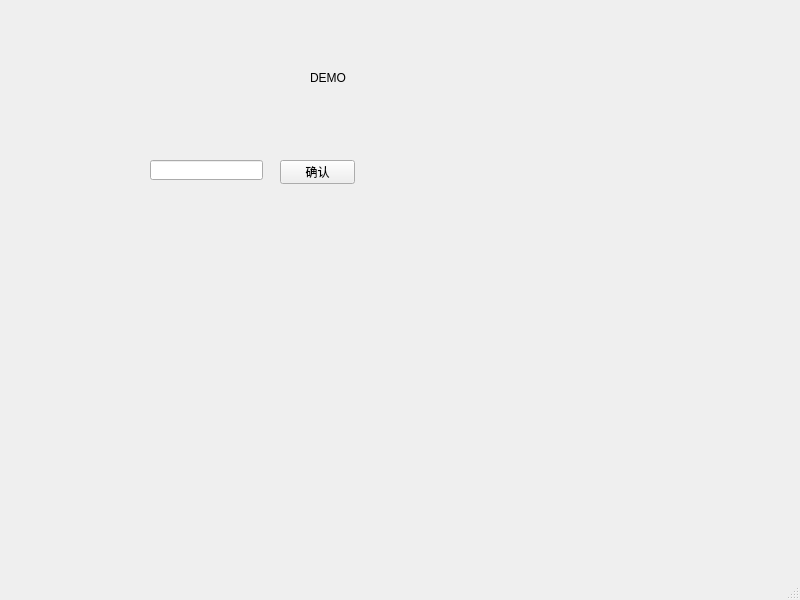
<?xml version="1.0" encoding="UTF-8"?>
<ui version="4.0">
 <class>MainWindow</class>
 <widget class="QMainWindow" name="MainWindow">
  <property name="geometry">
   <rect>
    <x>0</x>
    <y>0</y>
    <width>800</width>
    <height>600</height>
   </rect>
  </property>
  <property name="windowTitle">
   <string>MainWindow</string>
  </property>
  <widget class="QWidget" name="centralwidget">
   <widget class="QLineEdit" name="lineEdit">
    <property name="geometry">
     <rect>
      <x>150</x>
      <y>160</y>
      <width>113</width>
      <height>20</height>
     </rect>
    </property>
   </widget>
   <widget class="QLabel" name="label">
    <property name="geometry">
     <rect>
      <x>310</x>
      <y>70</y>
      <width>54</width>
      <height>16</height>
     </rect>
    </property>
    <property name="text">
     <string>DEMO</string>
    </property>
   </widget>
   <widget class="QPushButton" name="pushButton">
    <property name="geometry">
     <rect>
      <x>280</x>
      <y>160</y>
      <width>75</width>
      <height>24</height>
     </rect>
    </property>
    <property name="text">
     <string>确认</string>
    </property>
   </widget>
  </widget>
  <widget class="QMenuBar" name="menubar">
   <property name="geometry">
    <rect>
     <x>0</x>
     <y>0</y>
     <width>800</width>
     <height>22</height>
    </rect>
   </property>
  </widget>
  <widget class="QStatusBar" name="statusbar"/>
 </widget>
 <resources/>
 <connections/>
</ui>
